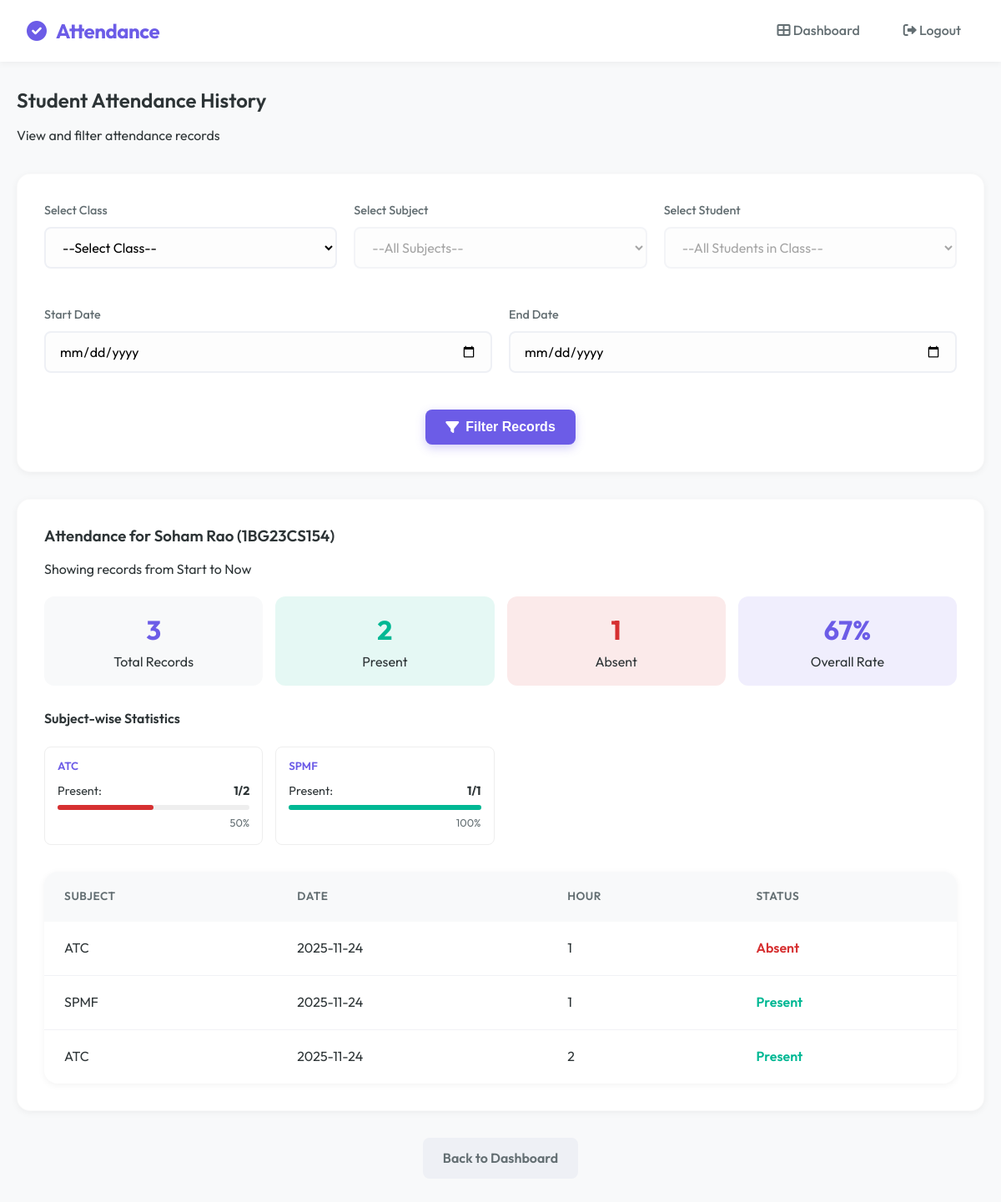
The app's page /admin/student_attendance_history?student_id=1 (signed in) with its own data.
### tables this page shows
CREATE TABLE students (
        id INTEGER PRIMARY KEY AUTOINCREMENT,
        usn TEXT UNIQUE,
        name TEXT,
        dob TEXT,
        class_id INTEGER,
        face_encoding BLOB
    );

CREATE TABLE attendance (
        id INTEGER PRIMARY KEY AUTOINCREMENT,
        student_id INTEGER,
        subject TEXT,
        date TEXT,
        status TEXT,
        hour INTEGER,
        previous_hash TEXT,
        current_hash TEXT
    );

### app.py (the view, shortened to what this page needs)
@app.route("/admin/student_attendance_history", methods=["GET", "POST"])
def student_attendance_history():
    role = session.get("role")
    if role not in ["admin", "teacher"]:
        return "Unauthorized", 403
    conn = sqlite3.connect('attendance.db')
    c = conn.cursor()
    if role == "teacher":
        teacher_id = session["username"]
        c.execute("""
            SELECT DISTINCT c.id, c.class_name
            FROM classes c
            JOIN teacher_assignments ta ON c.id = ta.class_id
            WHERE ta.teacher_id=?
        """, (teacher_id,))
    else:
        c.execute("SELECT id, class_name FROM classes ORDER BY class_name")
    classes = c.fetchall()
    selected_class_id = request.args.get("class_id") or request.form.get("class_id")
    selected_student_id = request.args.get("student_id") or request.form.get("student_id")
    selected_subject = request.args.get("subject") or request.form.get("subject")
    start_date = request.args.get("start_date") or request.form.get("start_date")
    end_date = request.args.get("end_date") or request.form.get("end_date")
    filtered_students, attendance_records, student_info, subjects = [], [], None, []
    if selected_student_id:
        c.execute("SELECT usn, name, class_name FROM students JOIN classes ON students.class_id = classes.id WHERE students.id=?", (selected_student_id,))
        student_info = c.fetchone()
        query = "SELECT subject, date, status, hour FROM attendance WHERE student_id=?"
        params = [selected_student_id]
        if selected_subject:
            query += " AND subject=?"
            params.append(selected_subject)
        if start_date and end_date:
            query += " AND date BETWEEN ? AND ?"
            params.extend([start_date, end_date])
        elif start_date:
            query += " AND date >= ?"
            params.append(start_date)
        elif end_date:
            query += " AND date <= ?"
            params.append(end_date)
        query += " ORDER BY date DESC, hour ASC"
        c.execute(query, params)
        attendance_records = c.fetchall()
    subject_stats = {}
    for record in attendance_records:
        subj = record[0] if selected_student_id else record[2]
        status = record[2] if selected_student_id else record[4]
        if subj not in subject_stats:
            subject_stats[subj] = {
                'total': 0,
                'present': 0,
                'absent': 0,
                'percentage': 0
            }
        subject_stats[subj]['total'] += 1
        if status == 'Present':
            subject_stats[subj]['present'] += 1
        else:
            subject_stats[subj]['absent'] += 1
    for subj in subject_stats:
        subject_stats[subj]['percentage'] = round(
            (subject_stats[subj]['present'] / subject_stats[subj]['total'] * 100)
            if subject_stats[subj]['total'] > 0 else 0
        )
    total_records = len(attendance_records)
    present_count = sum(s['present'] for s in subject_stats.values())
    absent_count = total_records - present_count
    attendance_percentage = round((present_count / total_records * 100) if total_records > 0 else 0)
    conn.close()
    return render_template("student_attendance_history.html",
                           classes=classes, filtered_students=filtered_students,
                           subjects=subjects,
                           attendance_records=attendance_records,
                           selected_class_id=int(selected_class_id) if selected_class_id else None,
                           selected_student_id=int(selected_student_id) if selected_student_id else None,
                           selected_subject=selected_subject,
                           student_info=student_info, start_date=start_date, end_date=end_date,
                           total_records=total_records,
                           present_count=present_count,
                           absent_count=absent_count,
                           attendance_percentage=attendance_percentage,
                           subject_stats=subject_stats)

### templates/student_attendance_history.html (shortened to what this page needs)
{% extends "base.html" %}
{% block content %}
<div class="mb-4">
    <h2>Student Attendance History</h2>
    <p class="text-muted">View and filter attendance records</p>
</div>
<div class="card mb-4">
    <form method="GET" action="/admin/student_attendance_history">
        <div
            style="display: grid; grid-template-columns: repeat(auto-fit, minmax(200px, 1fr)); gap: 20px; margin-bottom: 20px;">
            <div class="form-group">
                <label for="class_id">Select Class</label>
                <select name="class_id" id="class_id" required onchange="this.form.submit()">
                    <option value="">--Select Class--</option>
                </select>
            </div>
            <div class="form-group">
                <label for="subject">Select Subject</label>
                <select name="subject" id="subject" {% if not selected_class_id %}disabled{% endif %}
                    onchange="this.form.submit()">
                    <option value="">--All Subjects--</option>
                </select>
            </div>
            <div class="form-group">
                <label for="student_id">Select Student</label>
                <select name="student_id" id="student_id" {% if not selected_class_id %}disabled{% endif %}
                    onchange="this.form.submit()">
                    <option value="">--All Students in Class--</option>
                </select>
            </div>
        </div>
        <div style="display: grid; grid-template-columns: 1fr 1fr; gap: 20px; margin-bottom: 20px;">
            <div class="form-group">
                <label for="start_date">Start Date</label>
                <input type="date" name="start_date" value="{{ start_date or '' }}">
            </div>
            <div class="form-group">
                <label for="end_date">End Date</label>
                <input type="date" name="end_date" value="{{ end_date or '' }}">
            </div>
        </div>
        <div class="text-center">
            <button type="submit" class="btn btn-primary"><i class="fas fa-filter"></i> Filter Records</button>
        </div>
    </form>
</div>
{% if attendance_records %}
<div class="card mb-4">
    <div style="display: flex; justify-content: space-between; align-items: center; margin-bottom: 20px;">
        <div>
            {% if selected_student_id %}
            <h3>Attendance for {{ student_info[1] }} ({{ student_info[0] }})</h3>
            {% elif selected_class_id %}
            <h3>Attendance for Class</h3>
            {% endif %}
            <p class="text-muted">
                Showing records from {{ start_date or 'Start' }} to {{ end_date or 'Now' }}
            </p>
        </div>
    </div>
    <div class="dashboard-grid"
        style="grid-template-columns: repeat(auto-fit, minmax(150px, 1fr)); margin-top: 0; margin-bottom: 30px; gap: 15px;">
        <div style="text-align: center; padding: 15px; background: #f8f9fa; border-radius: 12px;">
            <div style="font-size: 2rem; font-weight: bold; color: var(--primary);">{{ total_records }}</div>
            <div class="text-muted">Total Records</div>
        </div>
        <div style="text-align: center; padding: 15px; background: rgba(0, 184, 148, 0.1); border-radius: 12px;">
            <div style="font-size: 2rem; font-weight: bold; color: var(--success);">{{ present_count }}</div>
            <div class="text-muted">Present</div>
        </div>
        <div style="text-align: center; padding: 15px; background: rgba(214, 48, 49, 0.1); border-radius: 12px;">
            <div style="font-size: 2rem; font-weight: bold; color: var(--error);">{{ absent_count }}</div>
            <div class="text-muted">Absent</div>
        </div>
        <div
            style="text-align: center; padding: 15px; background: rgba(108, 92, 231, 0.1); border-radius: 12px; display: flex; flex-direction: column; justify-content: center; align-items: center;">
            <div style="font-size: 2rem; font-weight: bold; color: var(--primary); word-break: break-word;">{{
                attendance_percentage }}%</div>
            <div class="text-muted">Overall Rate</div>
        </div>
    </div>
    {% if subject_stats %}
    <h4 class="mb-3">Subject-wise Statistics</h4>
    <div
        style="display: grid; grid-template-columns: repeat(auto-fill, minmax(250px, 1fr)); gap: 15px; margin-bottom: 30px;">
        {% for subject, stats in subject_stats.items() %}
        <div style="padding: 15px; border: 1px solid #eee; border-radius: 8px;">
            <h5 style="margin-bottom: 10px; color: var(--primary);">{{ subject }}</h5>
            <div style="display: flex; justify-content: space-between; font-size: 0.9rem; margin-bottom: 5px;">
                <span>Present:</span> <strong>{{ stats.present }}/{{ stats.total }}</strong>
            </div>
            <div style="width: 100%; background: #eee; height: 6px; border-radius: 3px;">
                <div
                    style="width: {{ stats.percentage }}%; background: {% if stats.percentage >= 75 %}var(--success){% elif stats.percentage >= 60 %}var(--warning){% else %}var(--error){% endif %}; height: 100%; border-radius: 3px;">
                </div>
            </div>
            <div style="text-align: right; font-size: 0.8rem; margin-top: 5px; color: var(--text-muted);">{{
                stats.percentage }}%</div>
        </div>
        {% endfor %}
    </div>
    {% endif %}
    <div class="table-container" style="width: 100%; overflow-x: auto;">
        <table>
            <thead>
                {% if selected_student_id %}
                <tr>
                    <th>Subject</th>
                    <th>Date</th>
                    <th>Hour</th>
                    <th>Status</th>
                </tr>
                {% endif %}
            </thead>
            <tbody>
                {% for row in attendance_records %}
                {% if selected_student_id %}
                <tr>
                    <td>{{ row[0] }}</td>
                    <td>{{ row[1] }}</td>
                    <td>{{ row[3] }}</td>
                    <td>
                        <span class="{% if row[2] == 'Present' %}text-success{% else %}text-danger{% endif %}"
                            style="font-weight: 600;">
                            {{ row[2] }}
                        </span>
                    </td>
                </tr>
                {% endif %}
                {% endfor %}
            </tbody>
        </table>
    </div>
</div>
{% endif %}
<div class="text-center mt-4 mb-4">
    <a href="/dashboard" class="btn btn-secondary">Back to Dashboard</a>
</div>
{% endblock %}

### static/style.css (style rules this page uses)
:root { --primary: #6c5ce7; --primary-hover: #5b4cc4; --primary-light: #a29bfe; --secondary: #00cec9; --accent: #fd79a8; --bg-body: #f8f9fa; --bg-surface: #ffffff; --bg-glass: rgba(255, 255, 255, 0.8); --text-main: #2d3436; --text-muted: #636e72; --text-light: #ffffff; --success: #00b894; --error: #d63031; --warning: #fdcb6e; --radius-sm: 8px; --radius-md: 16px; --radius-lg: 24px; --shadow-sm: 0 2px 8px rgba(0, 0, 0, 0.05); --shadow-md: 0 8px 24px rgba(0, 0, 0, 0.08); --shadow-lg: 0 16px 48px rgba(0, 0, 0, 0.1); --transition: all 0.3s cubic-bezier(0.4, 0, 0.2, 1); }
* { margin: 0; padding: 0; box-sizing: border-box; }
body { font-family: 'Outfit', sans-serif; background-color: var(--bg-body); color: var(--text-main); line-height: 1.6; min-height: 100vh; display: flex; flex-direction: column; }
h1, h2, h3, h4, h5, h6 { font-weight: 600; line-height: 1.2; margin-bottom: 1rem; color: var(--text-main); }
a { text-decoration: none; color: var(--primary); transition: var(--transition); }
.card { background: var(--bg-surface); border-radius: var(--radius-md); padding: 2rem; box-shadow: var(--shadow-sm); transition: var(--transition); border: 1px solid rgba(0, 0, 0, 0.02); }
.form-group { margin-bottom: 1.5rem; }
label { display: block; margin-bottom: 0.5rem; font-weight: 500; color: var(--text-muted); font-size: 0.9rem; }
input, select, textarea { width: 100%; padding: 12px 16px; border: 2px solid #eef0f5; border-radius: var(--radius-sm); font-family: inherit; font-size: 1rem; transition: var(--transition); background: #fdfdfd; }
.btn { display: inline-flex; align-items: center; justify-content: center; padding: 12px 24px; border-radius: var(--radius-sm); font-weight: 600; cursor: pointer; border: none; transition: var(--transition); font-size: 1rem; gap: 8px; }
.btn-primary { background: var(--primary); color: white; box-shadow: 0 4px 12px rgba(108, 92, 231, 0.3); }
.btn-secondary { background: #eef0f5; color: var(--text-muted); }
.dashboard-grid { display: grid; grid-template-columns: repeat(auto-fit, minmax(250px, 1fr)); gap: 24px; margin-top: 2rem; }
.table-container { background: var(--bg-surface); border-radius: var(--radius-md); box-shadow: var(--shadow-sm); overflow-x: auto; margin-top: 2rem; -webkit-overflow-scrolling: touch; }
table { width: 100%; border-collapse: collapse; min-width: 600px; }
th { background: #f8f9fa; padding: 1.2rem 1.5rem; text-align: left; font-weight: 600; color: var(--text-muted); font-size: 0.85rem; text-transform: uppercase; letter-spacing: 0.5px; white-space: nowrap; }
td { padding: 1.2rem 1.5rem; border-bottom: 1px solid #f1f2f6; color: var(--text-main); white-space: nowrap; }
tr:last-child td { border-bottom: none; }
.text-center { text-align: center; }
.mt-4 { margin-top: 2rem; }
.mb-3 { margin-bottom: 1.5rem; }
.mb-4 { margin-bottom: 2rem; }

### templates/student_attendance_history.html (style rules this page uses)
.text-success { color: var(--success); }
.text-danger { color: var(--error); }

### records on screen
students: name "Soham Rao", usn "1BG23CS154"
attendance: subject "ATC", present "1", total "2", percentage "50", date "2025-11-24", hour "1", status "Absent"
attendance: subject "SPMF", present "1", total "1", percentage "100", date "2025-11-24", hour "1", status "Present"
attendance: subject "ATC", date "2025-11-24", hour "2", status "Present"

### other values on screen
{{ start_date or 'Start' }} "Start"
{{ end_date or 'Now' }} "Now"
{{ total_records }} "3"
{{ present_count }} "2"
{{ absent_count }} "1"
{{ attendance_percentage }} "67"
